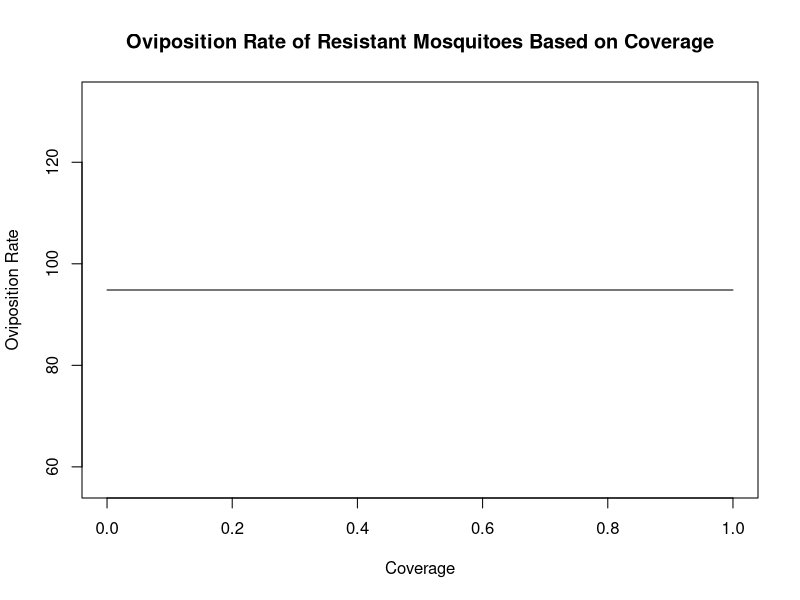

R code for this plot: (Note: this script raises an error after producing the figure.)

#coverage
coverage <- seq(0,1,0.1)

#oviposition for resistant mosquitoes
eggs_baseline= 100
mortality_baseline = 0.18
gonotrophic_baseline = 4
oviposition_resistant = eggs_baseline/((exp(mortality_baseline *gonotrophic_baseline))-1)
print(oviposition_resistant)
oviposition_resistant_vec <- rep(oviposition_resistant, length(coverage))

#to check length
length(coverage) == length(oviposition_resistant)

#plot of resistance and coverage
plot(coverage, oviposition_resistant_vec, xlab="Coverage", ylab="Oviposition Rate",type="l")
title(main="Oviposition Rate of Resistant Mosquitoes Based on Coverage")

#dose options
dose_high.p <- 7.70
dose_control.p <- 8.03
dose_low.p<-7.97
dose_high.f <- 7.55
dose_control.f <- 7.00
dose_low.f<- 7.37
    
#parameters
repellency_effect= (1/(exp(dose_control.p+dose_high.p)) + (1/exp(dose_control.f + dose_high.f)))
#repellency_effect=(1/(exp(dose_control.p+dose_low.p)) + (1/exp(dose_control.f + dose_low.f)))
mortality_treated= exp(-0.58+2.15)
bf_baseline= .76
rate_treated= .19
rate_untreated= .5
time_transit= .3
biting_rate= 0.75

#calculating mortality rate based on coverage
mortality_sus= function(coverage,repellency_effect, time_transit, rate_treated,rate_untreated,transit_scalar, 
                        mortality_untreated, mortality_treated){
  
  return(mortality_sus)
}


Pies=function(coverage, repellency_effect, time_transit, rate_treated, rate_untreated){
  pi_transit = -(time_transit*rate_treated*rate_untreated) / (rate_treated*(coverage-repellency_effect*rate_untreated-1))
  + (coverage*(repellency_effect -1)*rate_untreated)
  pi_untreated = ((1-coverage)*pi_transit) / (time_transit * rate_untreated)
  pi_treated = ((1-repellency_effect)*coverage*pi_transit) / (time_transit * rate_treated)
  pi_df <- data.frame(pi_transit, pi_untreated, pi_treated)
  return(pi_df)
}


                 
Pi= Pies(coverage,repellency_effect,time_transit,rate_treated,rate_untreated)
  g= Pi$pi_transit*(mortality_treated)


#gonotrophic cycle for a susceptible mosquito calculation
biting_rate_sus = function(coverage,repellency_effect, biting_rate, bf_baseline, rate_treated, rate_untreated){
  
  prob_fail_treated= (rate_treated)/((biting_rate * bf_baseline) + rate_treated)
  prob_fail_untreated= (rate_untreated)/(biting_rate + rate_untreated)
  D = coverage * repellency_effect + coverage * (1-repellency_effect) * prob_fail_untreated + (1-coverage) * prob_fail_untreated
  geom_mean = D / (1-D)
  delta = (time_transit * coverage * repellency_effect + (1/rate_treated + time_transit) * (coverage * (1-repellency_effect) * prob_fail_treated) + 
             (1/prob_fail_untreated + time_transit) * ((1-coverage) * prob_fail_untreated)) / D
  gonotrophic_sus = 1/ (geom_mean*delta + 1/biting_rate)
  return(gonotrophic_sus)
}


#oviposition for susceptible mosquitoes
eggs_sus= 100
mortality_sus= function(coverage,repellency_effect, time_transit, rate_treated,rate_untreated,transit_scalar, 
                        mortality_untreated, mortality_treated){
  
  return(mortality_sus)
}
 
oviposition_sus = eggs_sus/((exp(mortality_sus *gonotrophic_sus))-1)
print(oviposition_sus)
oviposition_sus_vec <- rep(oviposition_sus, length(coverage))

#plot of susceptible and coverage
plot(coverage, oviposition_sus_vec, xlab="Coverage", ylab="Oviposition Rate",type="l")
title(main="Oviposition Rate of Susceptible Mosquitoes Based on Coverage")


